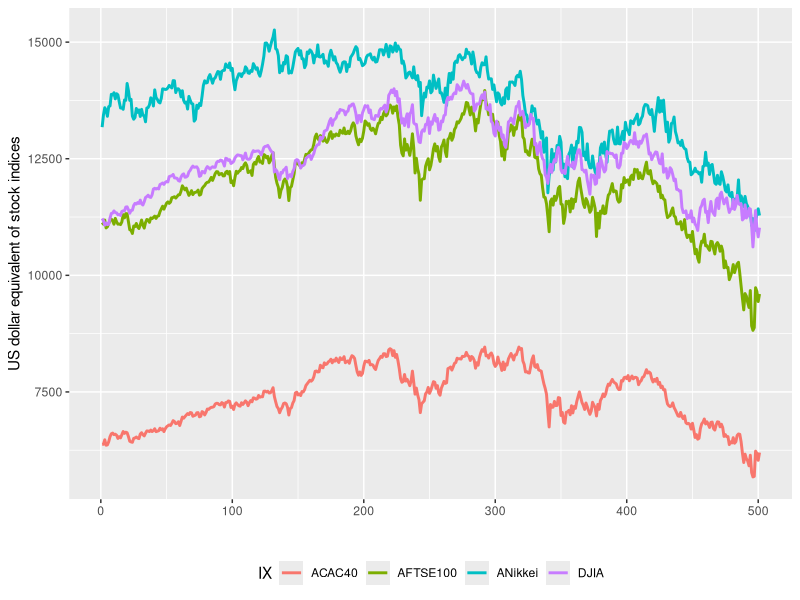
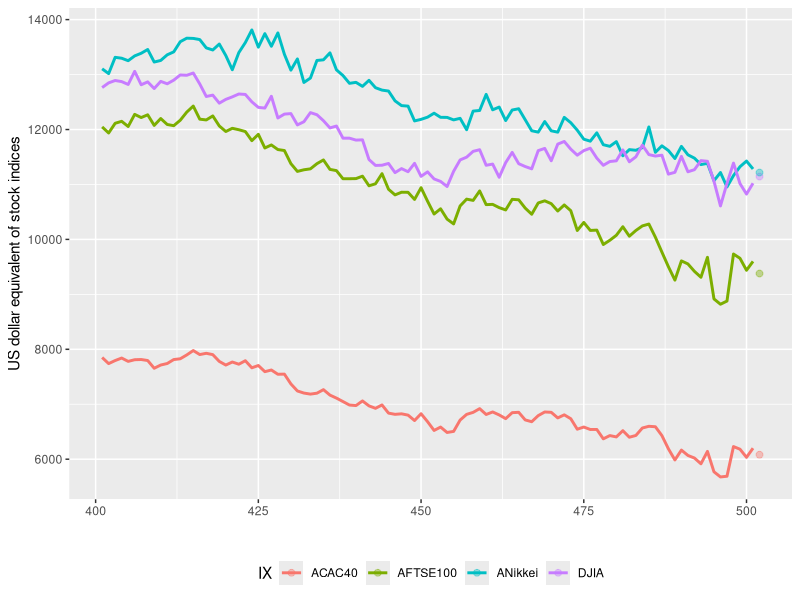
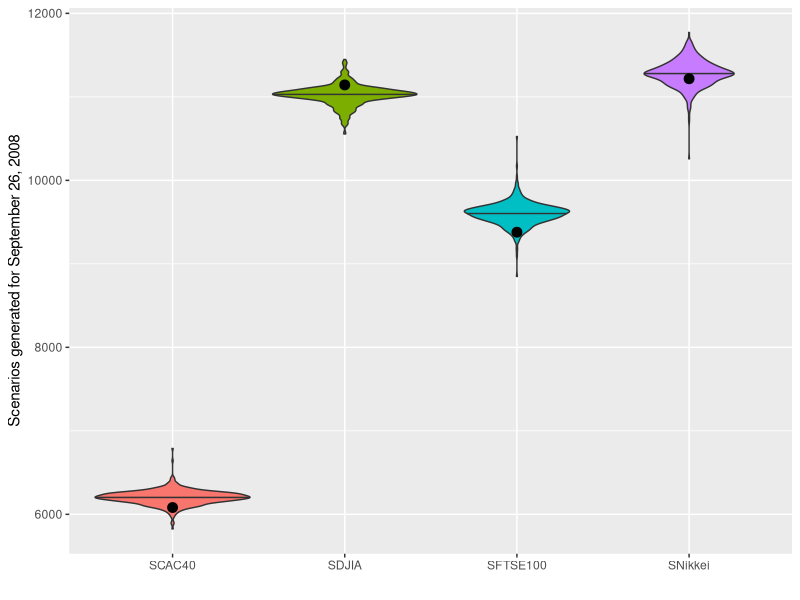
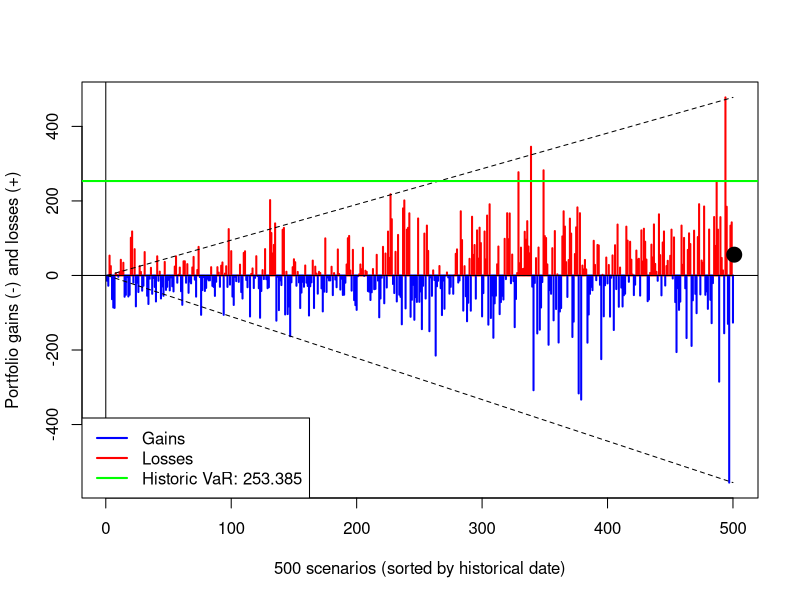
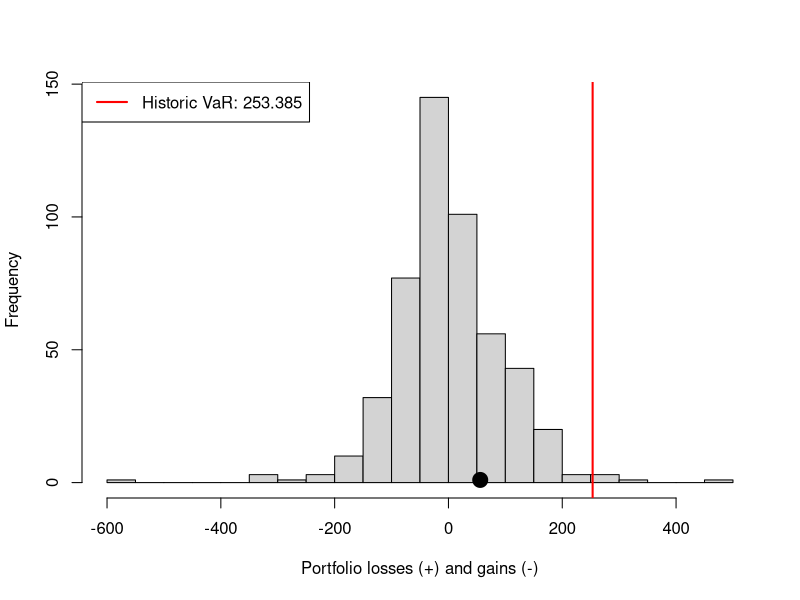
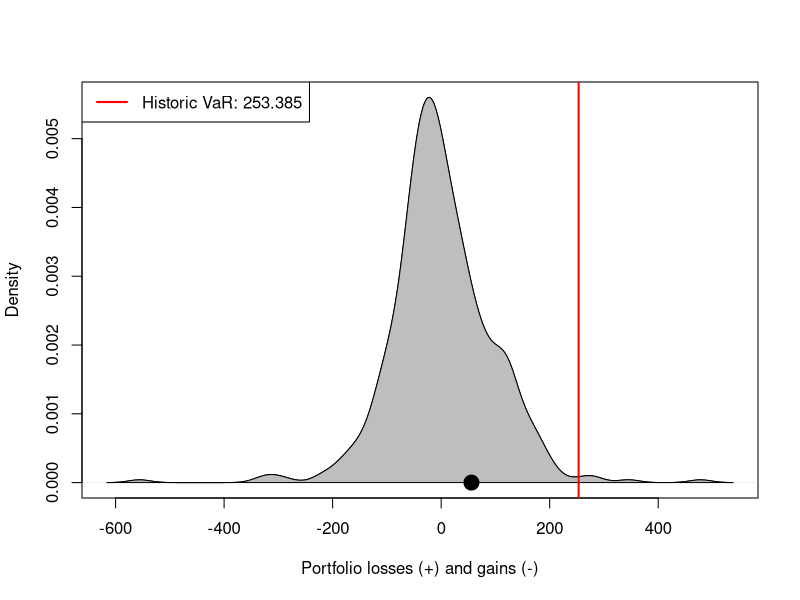
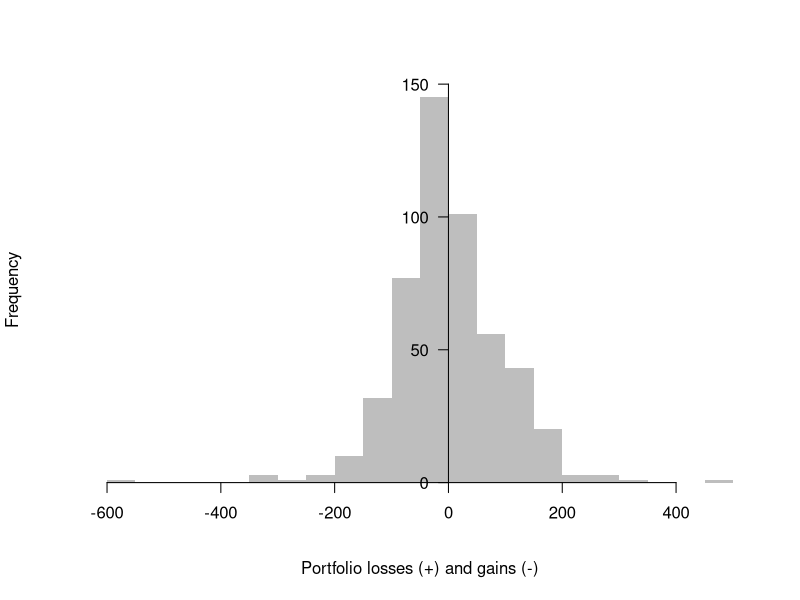
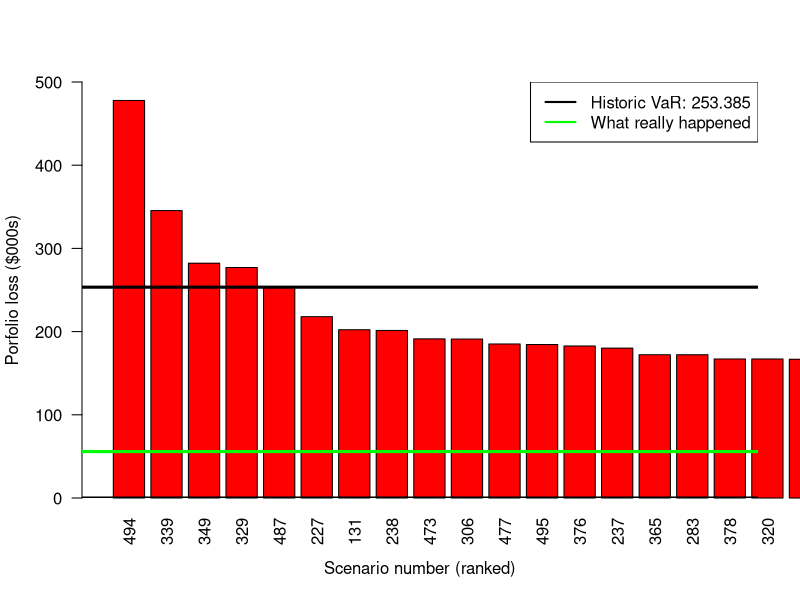

Here is the R script that generated these plots, in order:
## ---- chunk 1
rm(list=ls())
#library(zoo)
library(dplyr)
library(ggplot2)
library(tidyr)
## ---- chunk 2
df <- read.table("dataR.txt", sep = "", header = TRUE) 
## ---- chunk 3
head(df)
## ---- chunk 4
df.Adj <- df %>%
  mutate(Day = c(0:501)) %>%
  mutate(AFTSE100 = FTSE100 * USDGBP) %>%
  mutate(ACAC40 = CAC40 / EURUSD) %>%
  mutate(ANikkei = Nikkei / YENUSD)
## ---- chunk 5
df.Adj %>%
  select(Day, DJIA, AFTSE100, ACAC40, ANikkei) %>%
  slice(1, 2, 3, 4, 500, 501)
## ---- chunk 6
df.Adj %>%
  mutate(ANikkei = ANikkei*100) %>%
  mutate(obs = c(1:502)) %>%
  select(obs, DJIA, AFTSE100, ACAC40, ANikkei) %>%
  filter(obs < 502) %>%
  gather(IX, Adj, DJIA, AFTSE100, ACAC40, ANikkei) %>%
  mutate(IX = as.factor(IX)) %>%
  ggplot(aes(x = obs, y = Adj, col = IX)) +
  geom_line(size = 1) +
  labs(y = "US dollar equivalent of stock indices", x = "") +
  theme(legend.position = "bottom")
## ---- chunk 7
tomorrow <- df.Adj %>%
  mutate(ANikkei = ANikkei*100) %>%
  mutate(obs = c(1:502)) %>%
  select(obs, DJIA, AFTSE100, ACAC40, ANikkei) %>%
  filter(obs == 502) %>%
  gather(IX, Adj, DJIA, AFTSE100, ACAC40, ANikkei) %>%
  mutate(IX = as.factor(IX))

df.Adj %>%
  mutate(ANikkei = ANikkei*100) %>%
  mutate(obs = c(1:502)) %>%
  select(obs, DJIA, AFTSE100, ACAC40, ANikkei) %>%
  filter(obs > 400) %>%
  filter(obs < 502) %>%
  gather(IX, Adj, DJIA, AFTSE100, ACAC40, ANikkei) %>%
  mutate(IX = as.factor(IX)) %>%
  ggplot(aes(x = obs, y = Adj, col = IX)) +
  geom_line(size = 1) +
  geom_point(aes(obs, Adj), size = 2, alpha = 0.4, data = tomorrow) +
  labs(y = "US dollar equivalent of stock indices", x = "") +
  theme(legend.position = "bottom")
## ---- chunk 8
tomorrow
## ---- chunk 9
df.Adj %>%
  select(Day, DJIA, AFTSE100, ACAC40, ANikkei) %>%
  slice(1, 2, 3, 4, 500, 501)
## ---- chunk 10
df.Adj.S <- df.Adj %>%
  mutate(obs = c(0:501)) %>%
  mutate(SDJIA = DJIA[501] * (DJIA/lag(DJIA))) %>%
  mutate(SFTSE100 = AFTSE100[501] * (AFTSE100/lag(AFTSE100))) %>%
  mutate(SCAC40 = ACAC40[501] * (ACAC40/lag(ACAC40))) %>%
  mutate(SNikkei = ANikkei[501] * (ANikkei/lag(ANikkei)))

df.Adj.S %>%
  select(obs, SDJIA, SFTSE100, SCAC40, SNikkei) %>%
  slice(2, 3, 4, 500, 501)
## ---- chunk 11
levels(tomorrow$IX) <- list(SCAC40 = "ACAC40", SDJIA = "DJIA", 
                         SFTSE100 = "AFTSE100", SNikkei = "ANikkei")

df.Adj.S %>%
  mutate(SNikkei = SNikkei*100) %>%
  mutate(obs = c(1:502)) %>%
  select(obs, SDJIA, SFTSE100, SCAC40, SNikkei) %>%
  filter(obs < 502) %>%
  gather(IX, S, SDJIA, SFTSE100, SCAC40, SNikkei) %>%
  mutate(IX = as.factor(IX)) %>%
  ggplot(aes(x = IX, fill = IX)) +
  geom_violin(aes(IX, S), draw_quantiles = 0.5) +
  geom_point(aes(IX, Adj), size = 3,
             data = tomorrow, show.legend = FALSE) +
  labs(y = "Scenarios generated for September 26, 2008", x = "") +
  theme(legend.position = "none")
 
## ---- chunk 12
df.Adj.S <- df.Adj.S %>%
  mutate(p = (4000 * SDJIA / DJIA[501]) + # Investment portfolio value
             (3000 * SFTSE100 / AFTSE100[501]) + 
             (1000 * SCAC40 / ACAC40[501]) + 
             (2000 * SNikkei / ANikkei[501])) %>%
  mutate(l = 10000 - p) # Losses l

df.Adj.S %>%
  select(obs, SDJIA, SFTSE100, SCAC40, SNikkei, p, l) %>%
  slice(2, 3, 4, 500, 501)
## ---- chunk 13
l <- df.Adj.S %>%
  mutate(obs = c(0:501)) %>%
  select(obs, l) %>%
  filter(obs > 0 & obs < 501) %>%
  select(l) %>%
  unlist()

l.tomorrow <- df.Adj.S %>%
  mutate(obs = c(0:501)) %>%
  select(obs, l) %>%
  filter(obs == 501) %>%
  select(l) %>%
  unlist()
## ---- chunk 14
plot(l, type = "h", lwd = 2, 
     xlab = "500 scenarios (sorted by historical date)",
     ylab = "Portfolio gains (-) and losses (+)", 
     col = ifelse(l < 0, "blue", "red"))
points(501, l.tomorrow, pch = 19, cex = 2)
abline(0, 0)
abline(v = 0)
lines(seq(0, max(l, na.rm = TRUE), length.out = 500), lty = 2)
lines(seq(0, min(l, na.rm = TRUE), length.out = 500), lty = 2)
abline(h = 253.385, lwd = 2, col = "green")
legend("bottomleft", legend = c("Gains", "Losses", "Historic VaR: 253.385"),
       col = c("blue", "red", "green"), lty = 1, bg = "white", lwd = 2)
## ---- chunk 15
hist(l, 15, xlab = "Portfolio losses (+) and gains (-)", main = NULL)
points(l.tomorrow, 1, pch = 19, cex = 2)
abline(v = 253.385, col = "red", lwd = 2)
legend("topleft", legend = c("Historic VaR: 253.385"), col = "red", 
       bg = "white", lwd = 2)
## ---- chunk 16
densi <- density(l, na.rm = TRUE)
plot(densi, main = "", xlab = "Portfolio losses (+) and gains (-)")
polygon(densi, col = "grey", border = "black")
points(l.tomorrow, 0, pch = 19, cex = 2)
abline(v = 253.385, col = "red", lwd = 2)
legend("topleft", legend = c("Historic VaR: 253.385"), col = "red", 
       bg = "white", lwd = 2)
## ---- chunk 17
hist(l, 15, axes = F, lty = "blank", col = "grey", main = "",
     xlab = "Portfolio losses (+) and gains (-)")
axis(1, pos = 0)
axis(2, pos = 0, las = 1)
## ---- chunk 18
Table22.4 <- data.frame(scenario.number = order(l, decreasing = TRUE),
                        `loss in positive values` = 
                          l[order(l, decreasing = TRUE)])
head(Table22.4, 15)
## ---- chunk 19
tail(Table22.4)
## ---- chunk 20
VaR.hist <- 253.3850	
Results <- data.frame(VaR.method = "Historical simulation, sub-optimal weights", 
                      VaR = VaR.hist)
Results
## ---- chunk 21
barplot(l[order(l, decreasing = TRUE)], 
        names.arg = order(l, decreasing = TRUE), ylim = c(0, 500), 
        xlim = c(0, 20), las = 2, cex.names = 1, ylab = "Porfolio loss ($000s)",
        col = "red", xlab = "Scenario number (ranked)")
abline(h = 253.385, lwd = 3)
abline(h = 0, lwd = 3)
abline(h = l.tomorrow, lwd = 3, col = "green")
legend("topright", legend = c("Historic VaR: 253.385", 
       "What really happened"), col = c("black", "green"), 
       bg = "white", lwd = 2)
## ---- chunk 22
VaR.hist.quantile <- quantile(l, 0.99)
VaR.hist.quantile
## ---- chunk 23
quantile(l, 1-(0.008016032))
## ---- chunk 24
quantile(l, 0.991983968)
## ---- chunk 25
quantile(l, 0.99)
## ---- chunk 26
plot(seq(from = 0.902, to = 1, by = 0.002), 
     quantile(l, seq(from = 0.902, to = 1, by = 0.002)), cex = 1.5,
     xlab = "Confidence level (vertical line at 99%)", 
     ylab = "Portfolio VaR")
abline(v = 0.99, lty = 2, lwd = 2)
abline(h = quantile(l, 0.99), col = "blue", lty = 2, lwd = 2)
abline(h = Table22.4[5, 2], col = "red", lty = 2, lwd = 2)
legend("topleft", legend = c("99% level", "Historic VaR: 253.385", 
                             "99% quantile VaR: 218.3281"),
       col = c("black", "red", "blue"), lty = 2, bg = "white", lwd = 2)
## ---- chunk 27
ci <- seq(0, 1, length.out = 500)
ind <- c(1:500)
tail(data.frame("quantile function" = quantile(l, ci), 
                "scenario number" = order(l),
                "sort losses" = sort(l)))
## ---- chunk 28
Results.updated <- Results %>%
  add_row(VaR.method = 
            "Historical approximate quantile(), sub-optimal weights", 
          VaR = VaR.hist.quantile) %>%
  arrange(VaR.method)
Results.updated
## ---- chunk 29
R <- df.Adj %>%
  select(Day, DJIA, AFTSE100, ACAC40, ANikkei) %>%
  mutate(RDJIA = (DJIA-lag(DJIA))/lag(DJIA)) %>%
  mutate(RFTSE100 = (AFTSE100-lag(AFTSE100))/lag(AFTSE100)) %>%
  mutate(RCAC40 = (ACAC40-lag(ACAC40))/lag(ACAC40)) %>%
  mutate(Nikkei = (ANikkei-lag(ANikkei))/lag(ANikkei)) %>%
  select(RDJIA, RFTSE100, RCAC40, Nikkei) %>%
  slice(-1)

R.tomorrow <- R %>%
  slice(501)

R <- R %>%
  slice(-501)
## ---- chunk 30
Rcor <- cor(R)
Table23.5 <- Rcor
Table23.5
## ---- chunk 31
Rcov <- cov(R)
Table23.6 <- Rcov
Table23.6
## ---- chunk 32
Rsd <- apply(R, 2, sd)
alpha <- c(4000, 3000, 1000, 2000)
(Pvar <- t(alpha) %*% Rcov %*% alpha) # equation in page 506 (chapter 22)
## ---- chunk 33
(Psd <- Pvar^0.5)
## ---- chunk 34
(VaR.ew <- qnorm(0.99, 0, 1) * Psd)
## ---- chunk 35
Results.updated <- Results.updated %>%
  add_row(VaR.method = 
            "Model building equally weighted, sub-optimal weights", 
          VaR = VaR.ew) %>%
  arrange(VaR.method)
Results.updated
## ---- chunk 36
# Model building example -- EWMA
covEWMA <-
  function(factors, lambda = 0.96, return.cor = FALSE) {
    factor.names  = colnames(factors)
    t.factor      = nrow(factors)
    k.factor      = ncol(factors)
    factors       = as.matrix(factors)
    t.names       = rownames(factors)

    cov.f.ewma = array(,c(t.factor, k.factor, k.factor))
    cov.f = var(factors)  # unconditional variance as EWMA at time = 0
    FF = (factors[1, ] - mean(factors)) %*% t(factors[1,] - mean(factors))
    cov.f.ewma[1,,] = (1 - lambda) * FF  + lambda * cov.f
    for (i in 2:t.factor) {
    FF = (factors[i, ] - mean(factors)) %*% t(factors[i, ] - mean(factors))
    cov.f.ewma[i,,] = (1 - lambda) * FF  + lambda * cov.f.ewma[(i-1),,]
    }
    dimnames(cov.f.ewma) = list(t.names, factor.names, factor.names)

    if(return.cor) {
      cor.f.ewma = cov.f.ewma
      for (i in 1:dim(cor.f.ewma)[1]) {
        cor.f.ewma[i, , ] = cov2cor(cov.f.ewma[i, ,])
      }
      return(cor.f.ewma)
    } else {
      return(cov.f.ewma)
    }
  }
## ---- chunk 37
Rdf <- as.data.frame(R)
C <- covEWMA(Rdf, lambda = 0.94)[500,,] 
Table23.7 <- C
Table23.7
## ---- chunk 38
(Pvar_EWMA <- t(alpha) %*% C %*% alpha)
## ---- chunk 39
(Psd_EWMA <- Pvar_EWMA^0.5)
## ---- chunk 40
(VaR.ewma <- qnorm(0.99, 0, 1) * Psd_EWMA)
## ---- chunk 41
Results.updated <- Results.updated %>%
  add_row(VaR.method = "Model building EWMA, sub-optimal weights", 
          VaR = VaR.ewma) %>%
  arrange(VaR.method)
Results.updated
## ---- chunk 42
Table23.8 <- data.frame(Rsd * 100, diag(C)^0.5 * 100)
colnames(Table23.8) <- c("Equal weighting", "EWMA")
rownames(Table23.8) <- c("DJIA", "FTSE 100", "CAC 40", "Nikkei 225")
t(Table23.8)
## ---- chunk 43
W_hull <- alpha / 10000
W_hullt <- data.frame(W_hull)
rownames(W_hullt) <- c("DJIA", "FTSE 100", "CAC 40", "Nikkei 225")
t(W_hullt)
## ---- chunk 44
R <- R * 100
R.tomorrow <- R.tomorrow * 100
stocks<- c("DJIA", "FTSE100", "CAC40", "Nikkei")
sigma <- var(R)
sd <- diag(sigma)^0.5
E <- colMeans(R)
E.tomorrow <- colMeans(R.tomorrow)
ones <- abs(E / E)
a <- c(t(ones) %*% solve(sigma) %*% ones)
b <- c(t(ones) %*% solve(sigma) %*% E)
c <- c(t(E) %*% solve(sigma) %*% E)
d <- c(a * c - (b^2))
g <- c(solve(sigma) %*% (c * ones - b * E) / d)
h <- c(solve(sigma) %*% (a * E - b * ones) / d)
ER <- seq(from = -0.3, to = 0.3, by = 0.0001)
S <- ER
W <- matrix(0, nrow = length(ER), ncol = length(stocks))
for(i in 1:length(ER)){
  W[i,] <- g + h * ER[i]
  ER[i] <- W[i,] %*% E
  S[i] <- (t(W[i,]) %*% sigma %*% W[i, ])^0.5
  }
W_min <- (solve(sigma) %*% ones) / a
R_min <- c(t(W_min) %*% E)
R_min.realized <- c(t(W_min) %*% E.tomorrow)
S_min <- c(t(W_min) %*% sigma %*% W_min)^0.5
# Allocation to mimic the return of the CAC40 but with lower risk
W.cac40 <- g + h * E[3]
R_cac40 <- c(t(W.cac40) %*% E)
R_cac40.realized <- c(t(W.cac40) %*% E.tomorrow)
S_cac40 <- c(t(W.cac40) %*% sigma %*% W.cac40)^0.5
R_hull.realized = c(t(W_hull) %*% E.tomorrow)
## ---- chunk 45
W <- data.frame(W_hull, W_min, W.cac40, c(0.25, 0.25, 0.25, 0.25))
rownames(W) <- c("DJIA", "FTSE 100", "CAC 40", "Nikkei 225")
colnames(W) <- c("Hull, sub-optimal weights", 
                 "minimum variance", "CAC40 target return", 
                 "naive 1/N")
t(W)
## ---- chunk 46
W_hull <- alpha / 10000
R_hull <- c(t(W_hull) %*% E)
S_hull <- c(t(W_hull) %*% sigma %*% W_hull)^0.5

plot(S, ER, type = "l", lwd = 3, xlim = c(0.7, 1.6), 
     ylim = c(-0.022, 0.005),
     ylab = "Expected return", xlab = "Standard deviation")
points(diag(sigma)^0.5, E)
abline(0, R_hull / S_hull, lty = 3, col = "blue")
abline(0, R_min / S_min, lty = 3, col = "red")
points(S_min, R_min, col = "red", pch = 19, cex = 2)
abline(0, 0, lty = 3)
text(S_min, R_min, "Minimum
     variance", pos = 2, cex = 0.8)
text(sd, E, stocks, adj = -0.5, cex = 0.8)
points(S_hull, R_hull, col = "blue", pch = 19, cex = 2)
text(S_hull, R_hull, "Hull's 
     sub-optimal allocation", adj = -0.3, cex = 0.8, pos = 1)
legend("bottomleft", 
       legend = c("DJ=0.4,   FTSE=0.3,     CAC=0.1,     Nikkei=0.2",
                            "DJ=0.56, FTSE=0.038, CAC=0.022, Nikkei=0.38"),
       col = c("blue", "red"), pch = 19, bg = "white", cex = 1)
## ---- chunk 47
(R_min.realized <- c(t(W_min) %*% E.tomorrow))
(R_hull.realized = c(t(W_hull) %*% E.tomorrow))
## ---- chunk 48
W_hull <- alpha / 10000
R_hull <- c(t(W_hull) %*% E)
S_hull <- c(t(W_hull) %*% sigma %*% W_hull)^0.5

W_1N <- c(0.25,0.25,0.25,0.25)
R_1N <- c(t(W_1N) %*% E)
S_1N <- c(t(W_1N) %*% sigma %*% W_1N)^0.5

plot(S, ER, type = "l", lwd = 3, xlim = c(0.7, 1.6), 
     ylim = c(-0.022, 0.005),
     ylab = "Expected return", xlab = "Standard deviation")
points(diag(sigma)^0.5, E)
abline(0, R_hull / S_hull, lty = 3, col = "blue")
abline(0, R_min / S_min, lty = 3, col = "red")
abline(0, R_1N / S_1N, lty = 3, col = "purple")
points(S_min, R_min, col = "red", pch = 19, cex = 2)
points(S_1N, R_1N, col = "purple", pch = 19, cex = 2)
abline(0, 0, lty = 3)
text(S_min, R_min, "Minimum
     variance", pos = 2, cex = 0.8)
text(sd, E, stocks, adj = -0.5, cex = 0.8)
points(S_hull, R_hull, col = "blue", pch = 19, cex = 2)
text(S_hull, R_hull, "Hull's
     sub-optimal allocation", adj = -0.3, cex = 0.8, pos = 1)
text(S_1N, R_1N, "1/N alpha", adj = -0.3, cex = 0.8, pos = 3)
legend("bottomleft",
       legend = 
         c("Hull:    DJ=0.4,   FTSE=0.3,     CAC=0.1,     Nikkei=0.2",
"Minvar: DJ=0.56, FTSE=0.038, CAC=0.022, Nikkei=0.38",
"1/N:      DJ=0.25,  FTSE=0.25,  CAC=0.25,  Nikkei=0.25"),
       col = c("blue","red", "purple"), pch = 19, 
bg = "white", cex = 0.9)
## ---- chunk 49
set.seed <- 1
M <- rnorm(10000, R_min, S_min)
hist(M, 100, xlim = c(-4, 4), ylim = c(0, 450), main = "")
abline(v = R_min.realized, col = "blue", lwd = 3)
abline(v = quantile(M, 0.025), lty = 2)
abline(v = quantile(M, 0.975), lty = 2)
## ---- chunk 50
set.seed = 1
H = rnorm(10000, R_hull, S_hull)
hist(H, 100, xlim = c(-4, 4), ylim = c(0, 450), main = "")
abline(v = R_hull.realized, col = "blue", lwd = 3)
abline(v = quantile(H, 0.025), lty = 2)
abline(v = quantile(H, 0.975), lty = 2)
## ---- chunk 51
set.seed <- 1
Ca <- rnorm(10000, R_cac40, S_cac40)
hist(Ca, 100, xlim = c(-4, 4), ylim = c(0, 450), main = "")
abline(v = R_cac40.realized, col = "blue", lwd = 3)
abline(v = quantile(C, 0.025), lty = 2)
abline(v = quantile(C, 0.975), lty = 2)
## ---- chunk 52
plot(S, ER, type = "l", lwd = 3, xlim = c(0.7, 1.6),
     ylim = c(-0.022, 0.007), ylab = "Expected return",
     xlab = "Standard deviation")
points(diag(sigma)^0.5, E)
abline(0, 0, lty = 3)
points(S_cac40, R_cac40, col = "red", pch = 19, cex = 2)
points(0.68, R_cac40.realized, col = "red", pch = 15, cex = 2)
text(S_cac40, R_cac40, "CAC40
     expected return", pos = 2, cex = 0.8)
text(sd,E,stocks,adj=-0.5,cex=0.8)
W_hull = alpha / 10000
R_hull = c(t(W_hull) %*% E)
S_hull = c(t(W_hull) %*% sigma %*% W_hull)^0.5
points(S_hull, R_hull, col = "blue", pch = 19, cex = 2)
points(0.68, R_hull.realized, col = "blue", pch = 15, cex = 2)
abline(0,R_hull / S_hull, lty = 3, col = "blue")
abline(0,R_cac40 / S_cac40, lty = 3, col = "red")
abline(0,E[3] / sd[3], lty = 3)
abline(v = S_cac40, lty = 3)
text(S_hull, R_hull, "Hull's
     sub-optimal allocation", adj = -0.3, cex = 0.8, pos = 1)
legend("bottomleft", 
       legend = c("DJ=0.4,     FTSE=0.3,      CAC=0.1,     Nikkei=0.2",
                          "DJ=0.607, FTSE=-0.403, CAC=0.459, Nikkei=0.336"), col = c("blue", "red"), 
       pch = 19, bg = "white", cex = 0.9)
## ---- chunk 53
(R_min.realized)
(R_hull.realized)
(R_cac40.realized)
## ---- chunk 54
# Model building approach, equally weighted.
alpha2 <- c(W_min * 10000)
alpha3 <- c(W.cac40 * 10000)
# This is the minimum variance optimal portfolio.
Pvar2 <- t(alpha2) %*% Rcov %*% alpha2
Psd2 <- Pvar2^0.5
VaR.ew.optimal <- qnorm(0.99, 0, 1) * Psd2
# This is optimal portfolio targeting the CAC 40 expected return.
Pvar3 <- t(alpha3) %*% Rcov %*% alpha3
Psd3 <- Pvar3^0.5
VaR.ew.optimal.cac <- qnorm(0.99, 0, 1) * Psd3
## ---- chunk 55
Results.updated <- Results.updated %>%
  add_row(VaR.method = 
        c("Model building equally weighted, minimum variance weights", 
          "Model building equally weighted, targeting CAC40"), 
          VaR = c(VaR.ew.optimal, VaR.ew.optimal.cac)) %>%
  arrange(VaR.method)
Results.updated
## ---- chunk 56
Pvar2_EWMA <- t(alpha2) %*% C %*% alpha2
Psd2_EWMA <- Pvar2_EWMA^0.5
VaR.ewma.optimal <- qnorm(0.99, 0, 1) * Psd2_EWMA
VaR.ewma.optimal
Pvar3_EWMA <- t(alpha3) %*% C %*% alpha3
Psd3_EWMA <- Pvar3_EWMA^0.5
VaR.ewma.optimal.cac <- qnorm(0.99, 0, 1) * Psd3_EWMA
VaR.ewma.optimal.cac
## ---- chunk 57
Results.updated <- Results.updated %>%
  add_row(VaR.method = 
            c("Model building EWMA, minimum variance weights", 
              "Model building EWMA, targeting CAC40"), 
          VaR = c(VaR.ewma.optimal, VaR.ewma.optimal.cac)) %>%
  arrange(VaR.method)
Results.updated
## ---- chunk 58
df.Adj.S <- df.Adj.S %>%
  mutate(p2 = (alpha2[1] * SDJIA / DJIA[501]) + 
             (alpha2[2] * SFTSE100 / AFTSE100[501]) + 
             (alpha2[3] * SCAC40 / ACAC40[501]) + 
             (alpha2[4] * SNikkei / ANikkei[501])) %>%
  mutate(l2 = 10000 - p2) %>% # Losses l
  mutate(p3 = (alpha3[1] * SDJIA / DJIA[501]) + 
             (alpha3[2] * SFTSE100 / AFTSE100[501]) + 
             (alpha3[3] * SCAC40 / ACAC40[501]) + 
             (alpha3[4] * SNikkei / ANikkei[501])) %>%
  mutate(l3 = 10000 - p3) # Losses l
## ---- chunk 59
l2 <- df.Adj.S %>%
  filter(obs > 0 & obs < 501) %>%
  select(l2) %>%
  unlist()

l2.tomorrow <- df.Adj.S %>%
  filter(obs == 501) %>%
  select(l2) %>%
  unlist()

l3 <- df.Adj.S %>%
  filter(obs > 0 & obs < 501) %>%
  select(l3) %>%
  unlist()

l3.tomorrow <- df.Adj.S %>%
  filter(obs == 501) %>%
  select(l3) %>%
  unlist()
## ---- chunk 60
plot(l, type = "h", ylim = c(-600, 600), lwd = 2,
     xlab = "500 scenarios (sorted by historical date)",
ylab = "Portfolio gains (-) and losses (+)", 
col = ifelse(l < 0, "blue", "red"))
abline(0, 0)
abline(v = 0)
abline(h = max(l), lty = 2)
abline(h = min(l), lty = 2)
## ---- chunk 61
sort(l)[496]
## ---- chunk 62
plot(l2, type = "h", ylim = c(-600, 600), lwd = 2,
     xlab = "500 scenarios (sorted by historical date)",
     ylab = "Portfolio gains (-) and losses (+)", 
     col = ifelse(l2 < 0, "blue", "red"))
abline(0, 0)
abline(v = 0)
abline(h = max(l2), lty = 2)
abline(h = min(l2), lty = 2)
## ---- chunk 63
sort(l2)[496]
## ---- chunk 64
Results.updated <- Results.updated %>%
  add_row(VaR.method = "Historical simulation, minimum variance weights", 
          VaR = sort(l2)[496]) %>%
  arrange(VaR.method)
Results.updated
## ---- chunk 65
plot(l3, type = "h", ylim = c(-600, 600), lwd = 2,
     xlab = "500 scenarios (sorted by historical date)",
     ylab = "Portfolio gains (-) and losses (+)", 
     col = ifelse(l3 < 0, "blue", "red"))
abline(0, 0)
abline(v = 0)
abline(h = max(l3), lty = 2)
abline(h = min(l3), lty = 2)
## ---- chunk 66
sort(l3)[496]
## ---- chunk 67
Results.updated <- Results.updated %>%
  add_row(VaR.method = "Historical simulation, targeting CAC40", 
          VaR = sort(l3)[496]) %>%
  arrange(VaR.method)
Results.updated
## ---- chunk 68
par(mfrow=c(1, 3), oma = c(0, 0, 2, 0))
par(pty = "s")
plot(l, type = "h", ylim = c(-600, 600), lwd = 2, xlab = "",
     main = "Hull original case.", 
     ylab = "Portfolio gains (-) and losses (+)",
     col = ifelse(l < 0, "blue", "red"))
abline(0, 0)
abline(v = 0)
abline(h = max(l), lty = 2)
abline(h = min(l), lty = 2)
plot(l2, type = "h", ylim = c(-600, 600), lwd = 2,
     main = "Minimum variance.",
     xlab = "500 scenarios sorted by historical date.", ylab = "",
     col = ifelse(l2 < 0, "blue", "red"))
abline(0, 0)
abline(v = 0)
abline(h = max(l2), lty = 2)
abline(h = min(l2), lty = 2)
plot(l3, type = "h", ylim = c(-600, 600), lwd = 2, xlab = "",
     main = "Optimal targeting CAC 40.", ylab = "",
     col = ifelse(l3 < 0, "blue", "red"))
abline(0, 0)
abline(v = 0)
abline(h = max(l3), lty = 2)
abline(h = min(l3), lty = 2)
## ---- chunk 69
lq <- quantile(l, c(0.25, 0.5, 0.75))
lq2 <- quantile(l2, c(0.25, 0.5, 0.75))
lq3 <- quantile(l3, c(0.25, 0.5, 0.75))
ll <- data.frame(lq, lq2, lq3)
colours <- c("red", "orange", "blue")
## ---- chunk 70
barplot(as.matrix(t(ll)), beside = TRUE, col = colours, 
        ylim = c(-60, 60), xlab = "Quantiles", 
        ylab = "Portfolio gains (-) and Losses (+)")
legend("topleft", c("Hull original","Optimal minvar",
                    "Replicating CAC40 ER"), cex = 1.3, bty = "n",
       fill = colours)
